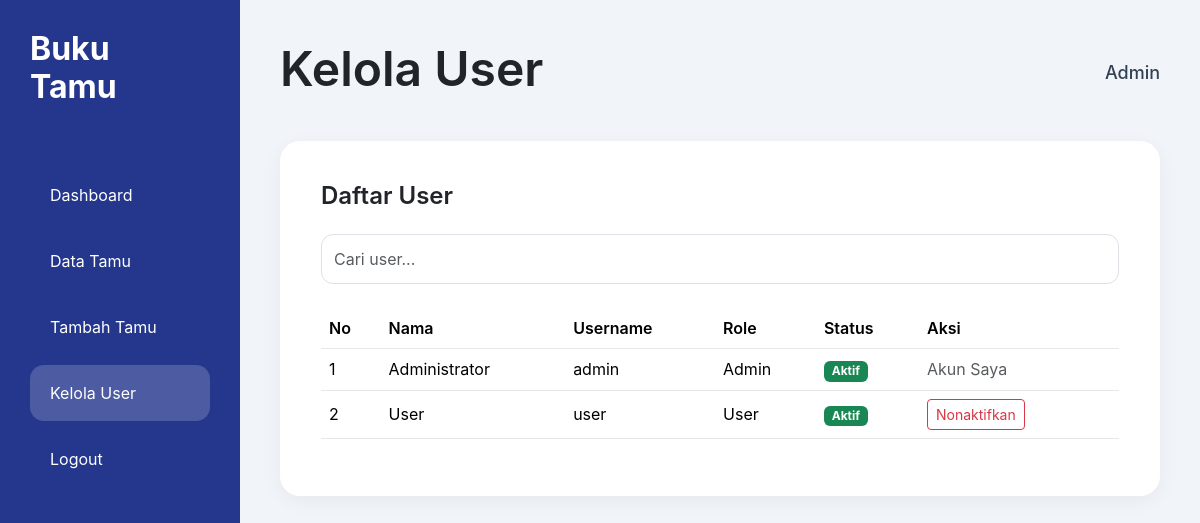
The app's page /kelola_user.php (signed in) with its own data.
### tables this page shows
CREATE TABLE IF NOT EXISTS `users` (
  `id` int NOT NULL AUTO_INCREMENT,
  `nama` varchar(100) NOT NULL,
  `username` varchar(50) NOT NULL,
  `password` varchar(255) NOT NULL,
  `role` enum('admin','user') NOT NULL,
  `status` enum('Aktif','Nonaktif') DEFAULT 'Aktif',
  PRIMARY KEY (`id`),
  UNIQUE KEY `username` (`username`)
);

### kelola_user.php (the view, shortened to what this page needs)
<?php
include 'koneksi.php';
$cari = isset($_GET['cari']) ? $_GET['cari'] : '';
if($cari != ''){
    $query = mysqli_query(
        $conn,
        "SELECT *
        FROM users
        WHERE username LIKE '%$cari%'
        OR nama LIKE '%$cari%'
        ORDER BY id ASC"
    );
}else{
    $query = mysqli_query(
        $conn,
        "SELECT *
        FROM users
        ORDER BY id ASC"
    );
}
?>
<!DOCTYPE html>
<html lang="id">
<head>
<link href="https://cdn.jsdelivr.net/npm/bootstrap@5.3.3/dist/css/bootstrap.min.css" rel="stylesheet">
<link rel="stylesheet" href="assets/css/style.css">
</head>
<body>
<div class="wrapper">
    <?php include 'layout/sidebar.php'; ?>
    <div class="main-content">
        <div class="topbar">
            <h3>
                Kelola User
            </h3>
            <span class="admin-text">
                Admin
            </span>
        </div>
        <div class="card table-card">
            <div class="card-body">
                <h4 class="fw-semibold mb-4">
                    Daftar User
                </h4>
                <form method="GET" class="mb-4">
                    <input
                        type="text"
                        name="cari"
                        class="form-control"
                        placeholder="Cari user..."
                        value="<?= $cari; ?>">
                </form>
                <div class="table-responsive">
                    <table class="table table-hover align-middle">
                        <thead>
                            <tr>
                                <th>No</th>
                                <th>Nama</th>
                                <th>Username</th>
                                <th>Role</th>
                                <th>Status</th>
                                <th width="200">Aksi</th>
                            </tr>
                        </thead>
                        <tbody>
                        <?php
                        $no = 1;
                        while($data = mysqli_fetch_assoc($query)){
                        ?>
                        <tr>
                            <td><?= $no++; ?></td>
                            <td><?= $data['nama']; ?></td>
                            <td><?= $data['username']; ?></td>
                            <td><?= ucfirst($data['role']); ?></td>
                            <td>
                                <?php if($data['status'] == 'Aktif'){ ?>
                                    <span class="badge bg-success">
                                        Aktif
                                    </span>
                                <?php }else{ ?>
                                    <span class="badge bg-secondary">
                                        Nonaktif
                                    </span>
                                <?php } ?>
                            </td>
                            <td>
                                <?php if($data['id'] != $_SESSION['id']){ ?>
                                    <?php if($data['status'] == 'Aktif'){ ?>
                                        <a
                                            href="?ubah_status=<?= $data['id']; ?>"
                                            class="btn btn-outline-danger btn-sm">
                                            Nonaktifkan
                                        </a>
                                    <?php } ?>
                                <?php }else{ ?>
                                    <span class="text-muted">
                                        Akun Saya
                                    </span>
                                <?php } ?>
                            </td>
                        </tr>
                        <?php } ?>
                        </tbody>
                    </table>
                </div>
            </div>
        </div>
    </div>
</div>
</body>
</html>

### assets/css/style.css (style rules this page uses)
body { background:#F1F5F9; font-family:'Inter',sans-serif; margin:0; }
.wrapper { display:flex; min-height:100vh; }
.main-content { flex:1; padding:40px; padding-bottom:100px; }
.topbar { display:flex; justify-content:space-between; align-items:center; margin-bottom:35px; }
.topbar h3 { font-size:3rem; font-weight:600; }
.table-card { border:none; border-radius:18px; box-shadow:0 5px 20px rgba(0,0,0,.05); min-height:350px; }
.form-control { border-radius:12px; padding:12px; }
.table th { font-weight:600; }
.table td { vertical-align:middle; }
.admin-text { color:#334155; font-size:18px; font-weight:500; }
.table-card { background:white; border-radius:20px; padding:25px; }
table { width:100%; border-collapse:collapse; }
th { text-align:left; padding:16px; border-bottom:1px solid #E5E7EB; }
td { padding:16px; border-bottom:1px solid #E5E7EB; }

### records on screen
users: nama "Administrator", username "admin", role "Admin", status "Aktif", shows "Akun Saya"
users: nama "User", username "user", role "User", status "Aktif"
